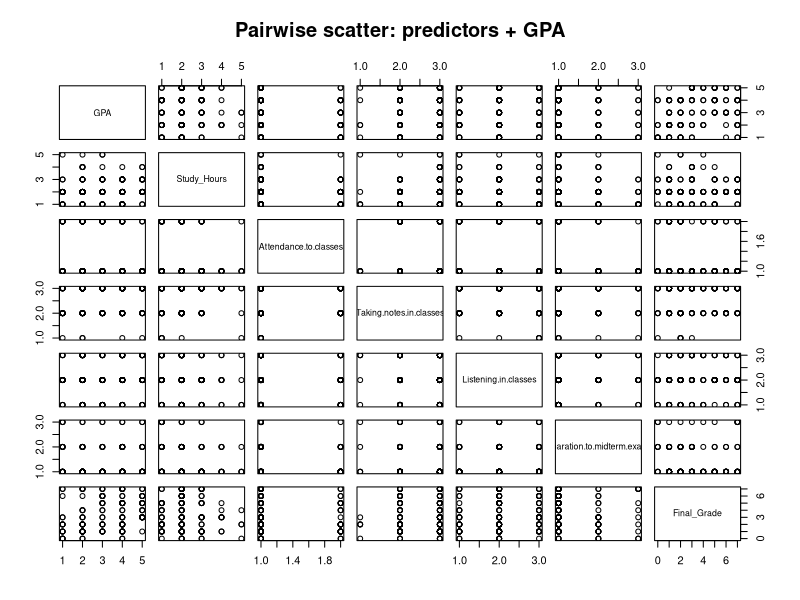
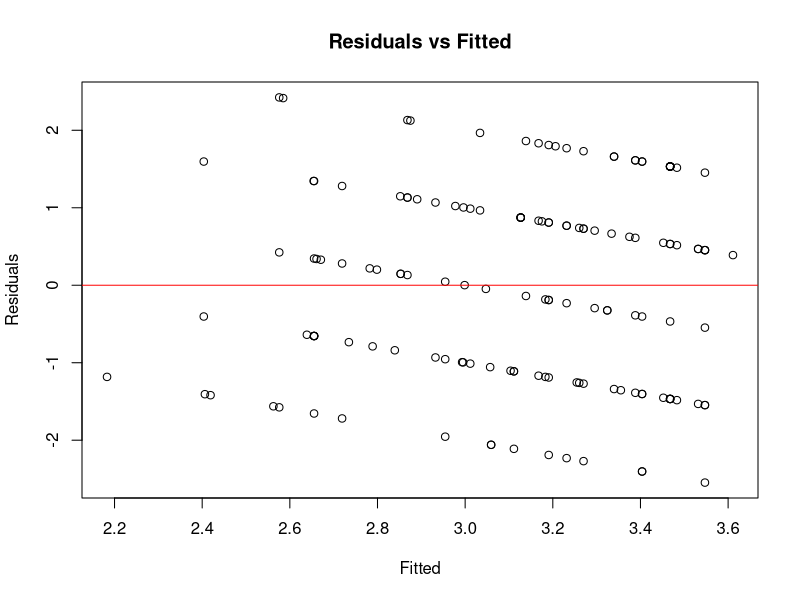
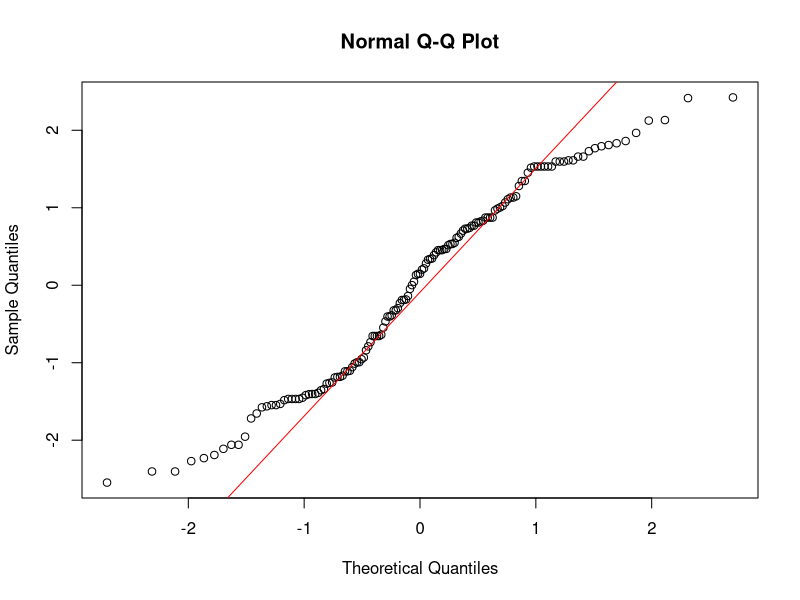

These charts were generated, in order, by the following R code:
# =========================================
# (Hafeez) - Step 1: Load Clean Dataset & Initial Preview
# =========================================

# Load cleaned dataset created by Pooji
student_data <- read.csv("Final_Clean_Student_Data.csv", stringsAsFactors = FALSE)

# View structure of dataset
str(student_data)

# View first 6 rows
head(student_data)

# Quick counts
cat("Total rows:", nrow(student_data), " Total columns:", ncol(student_data), "\n")



# =========================================
# (Hafeez) - Step 2: Exploratory correlations & pairwise checks
# =========================================

# Ensure variables we will analyse are numeric (convert factors if necessary)
analysis_vars <- c("GPA",
                   "Study_Hours",
                   "Attendance.to.classes",
                   "Taking.notes.in.classes",
                   "Listening.in.classes",
                   "Preparation.to.midterm.exams.1",
                   "Final_Grade")

for (v in analysis_vars) {
  if (v %in% names(student_data)) {
    if (is.factor(student_data[[v]])) {
      student_data[[v]] <- as.numeric(as.character(student_data[[v]]))
    }
  }
}

# Select numeric subset (complete cases for correlation)
num_subset <- na.omit(student_data[ , intersect(analysis_vars, names(student_data))])

# Correlation matrix (pairwise.complete.obs if you prefer)
cor_mat <- round(cor(num_subset, use = "pairwise.complete.obs"), 3)

# Save correlation matrix for report
if (!dir.exists("report")) dir.create("report")
if (!dir.exists("report/tables")) dir.create("report/tables")
write.csv(as.data.frame(cor_mat), file = "report/tables/Hafeez_correlation_matrix.csv", row.names = TRUE)

# Print correlation matrix to console
print(cor_mat)

# Pairwise scatterplot matrix saved to file
if (!dir.exists("report/figures")) dir.create("report/figures")
png(filename = "report/figures/Hafeez_pairwise_scatter.png", width = 900, height = 900)
pairs(num_subset, main = "Pairwise scatter: predictors + GPA")
dev.off()


# =========================================
# (Hafeez) - Step 3: Multiple regression (GPA ~ predictors) & diagnostics
# =========================================

# Define formula (same predictors as Zaheer used)
formula_model <- GPA ~ Study_Hours + Attendance.to.classes + Taking.notes.in.classes +
  Listening.in.classes + Preparation.to.midterm.exams.1

# Fit linear model using base R
lm_model <- lm(formula_model, data = student_data)

# Summarize and save main outputs
lm_summary <- summary(lm_model)

# Create tidy-like coefficients table (base R)
coeffs <- as.data.frame(coef(lm_summary))
coeffs$term <- rownames(coeffs)
names(coeffs) <- c("estimate", "std.error", "t.value", "p.value", "term")
coeffs <- coeffs[ , c("term","estimate","std.error","t.value","p.value")]

# Save coefficient table and full summary
write.csv(coeffs, file = "report/tables/Hafeez_lm_coefficients.csv", row.names = FALSE)
capture.output(lm_summary, file = "report/tables/Hafeez_lm_full_summary.txt")

# Save model stats (R-squared, adj R2, F-stat)
lm_stats <- data.frame(
  r.squared = lm_summary$r.squared,
  adj.r.squared = lm_summary$adj.r.squared,
  f.statistic = if(!is.null(lm_summary$fstatistic)) lm_summary$fstatistic[1] else NA,
  df1 = if(!is.null(lm_summary$fstatistic)) lm_summary$fstatistic[2] else NA,
  df2 = if(!is.null(lm_summary$fstatistic)) lm_summary$fstatistic[3] else NA
)
write.csv(lm_stats, file = "report/tables/Hafeez_lm_model_stats.csv", row.names = FALSE)

# =========================================
# VIF calculation using base R (no extra packages)
# VIF_j = 1 / (1 - R2_j) where R2_j is R^2 from regressing predictor j on other predictors
# =========================================
predictors <- c("Study_Hours", "Attendance.to.classes", "Taking.notes.in.classes",
                "Listening.in.classes", "Preparation.to.midterm.exams.1")

vif_calc <- function(df, pred) {
  others <- setdiff(predictors, pred)
  f <- as.formula(paste(pred, "~", paste(others, collapse = " + ")))
  mod <- lm(f, data = df)
  r2 <- summary(mod)$r.squared
  vif <- ifelse(1 - r2 == 0, NA, 1 / (1 - r2))
  return(vif)
}

vif_vals <- sapply(predictors, function(p) {
  if (p %in% names(student_data)) vif_calc(student_data, p) else NA
})
vif_df <- data.frame(predictor = names(vif_vals), VIF = round(as.numeric(vif_vals), 3), row.names = NULL)
write.csv(vif_df, "report/tables/Hafeez_vif.csv", row.names = FALSE)
print(vif_df)

# =========================================
# Residual diagnostics (base R)
# =========================================
resid_vals <- residuals(lm_model)
fitted_vals <- fitted(lm_model)

# Save residuals / fitted table
write.csv(data.frame(fitted = fitted_vals, residuals = resid_vals),
          "report/tables/Hafeez_residuals_fitted.csv", row.names = FALSE)

# Shapiro-Wilk test for normality of residuals (note: >5000 obs gives error; here n=145 so ok)
shapiro_res <- shapiro.test(resid_vals)
capture.output(shapiro_res, "report/tables/Hafeez_shapiro_residuals.txt")
print(shapiro_res)

# Basic diagnostic plots saved as PNG
png("report/figures/Hafeez_resid_vs_fitted.png", width = 800, height = 600)
plot(fitted_vals, resid_vals, main = "Residuals vs Fitted", xlab = "Fitted", ylab = "Residuals")
abline(h = 0, col = "red")
dev.off()

png("report/figures/Hafeez_qqplot.png", width = 800, height = 600)
qqnorm(resid_vals); qqline(resid_vals, col = "red")
dev.off()

